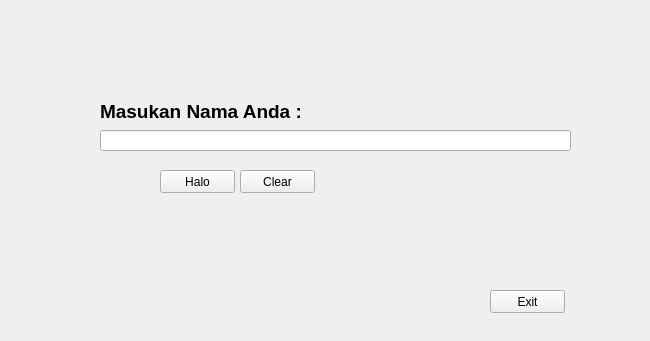
<?xml version="1.0" encoding="UTF-8"?>
<ui version="4.0">
 <class>Form</class>
 <widget class="QWidget" name="Form">
  <property name="geometry">
   <rect>
    <x>0</x>
    <y>0</y>
    <width>650</width>
    <height>341</height>
   </rect>
  </property>
  <property name="windowTitle">
   <string>Form</string>
  </property>
  <widget class="QLabel" name="label">
   <property name="geometry">
    <rect>
     <x>100</x>
     <y>100</y>
     <width>421</width>
     <height>20</height>
    </rect>
   </property>
   <property name="text">
    <string>&lt;html&gt;&lt;head/&gt;&lt;body&gt;&lt;p&gt;&lt;span style=&quot; font-size:14pt; font-weight:600;&quot;&gt;Masukan Nama Anda : &lt;/span&gt;&lt;/p&gt;&lt;/body&gt;&lt;/html&gt;</string>
   </property>
  </widget>
  <widget class="QLineEdit" name="namaTxt">
   <property name="geometry">
    <rect>
     <x>100</x>
     <y>130</y>
     <width>471</width>
     <height>21</height>
    </rect>
   </property>
  </widget>
  <widget class="QPushButton" name="halo">
   <property name="geometry">
    <rect>
     <x>160</x>
     <y>170</y>
     <width>75</width>
     <height>23</height>
    </rect>
   </property>
   <property name="text">
    <string>Halo</string>
   </property>
  </widget>
  <widget class="QPushButton" name="exit">
   <property name="geometry">
    <rect>
     <x>490</x>
     <y>290</y>
     <width>75</width>
     <height>23</height>
    </rect>
   </property>
   <property name="text">
    <string>Exit</string>
   </property>
  </widget>
  <widget class="QPushButton" name="clear">
   <property name="geometry">
    <rect>
     <x>240</x>
     <y>170</y>
     <width>75</width>
     <height>23</height>
    </rect>
   </property>
   <property name="text">
    <string>Clear</string>
   </property>
  </widget>
 </widget>
 <resources/>
 <connections>
  <connection>
   <sender>exit</sender>
   <signal>clicked()</signal>
   <receiver>Form</receiver>
   <slot>close()</slot>
   <hints>
    <hint type="sourcelabel">
     <x>527</x>
     <y>301</y>
    </hint>
    <hint type="destinationlabel">
     <x>324</x>
     <y>170</y>
    </hint>
   </hints>
  </connection>
  <connection>
   <sender>clear</sender>
   <signal>clicked()</signal>
   <receiver>namaTxt</receiver>
   <slot>clear()</slot>
   <hints>
    <hint type="sourcelabel">
     <x>277</x>
     <y>181</y>
    </hint>
    <hint type="destinationlabel">
     <x>335</x>
     <y>140</y>
    </hint>
   </hints>
  </connection>
 </connections>
</ui>
